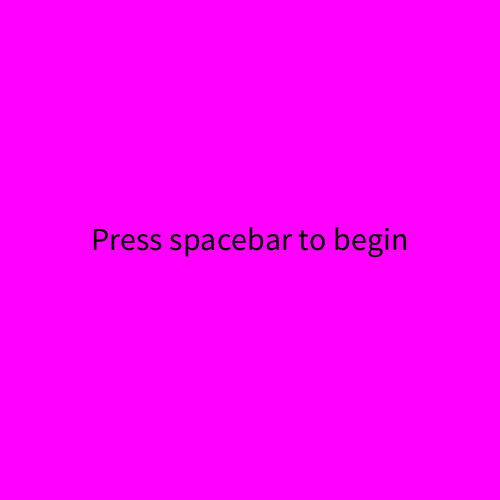
Frame 1 (no input)
Frame 60 (the mouse pressed at the canvas centre just before this capture): identical to frame 1, image omitted
Frame 120 (the mouse held since frame 60 and released just before this capture): identical to frame 1, image omitted

The Processing sketch that drew this single still picture (run headless with seeded random() and noise(); from frame 60 on, the mouse is pressed at the canvas centre):

// Processing sketch: processing_154286
// ── processing_154286.pde

//0 means attract loop, 1 means game, 2 means game over
int state = 0;
int numStars = 500;
float[] dotX = new float[numStars];
float[] dotY = new float[numStars];
float[] velocity = new float [numStars];
float blackHoleX;
float blackHoleY;
float blackHoleVelocity;

void setup() { 
size(500, 500);
background(255, 0, 200); 

for(int i=0;i<numStars;i++){
dotX[i] = random(width);
dotY[i] = random(height);
velocity[i] = 5.0;
}
blackHoleX = width/2;
blackHoleY = height/2;
blackHoleVelocity = 8;
}

void draw() { 
  background(255, 0, 255);
  if (state == 0) {
    textSize(32);
    fill(0);
    textAlign (CENTER);
    text("Press spacebar to begin", width/2, height/2);
  }
    
  else if (state==1) {
  background(255, 0, 200);
  stroke(100, 255, 100);
  strokeWeight(10);
  for(int i=0; i<numStars; i++) {
  point(dotX[i], dotY[i]);
  dotX[i] += velocity[i];
  if( dotX[i] > width) {
  dotX[i] = 0;
  }
  }
  
  stroke(0);
  strokeWeight(25);
  point(blackHoleX, blackHoleY);
  blackHoleX += blackHoleVelocity;
  if(blackHoleX > width) {
    blackHoleX = 0;
  }
  for(int i=0;i<numStars;i++){
    if(dist(dotX[i],dotY[i],blackHoleX,blackHoleY) < 50) {
   dotY[i] = 0.9*dotY[i] + 0.1*blackHoleY;
   dotX[i] = 0.9*dotX[i] + 0.1*blackHoleX;

    }
  }
  } else {
    // game over
  }
}

void keyPressed() {
  
if(state == 0) {
 if (key == ' '){
   state = 1;
} 

} else if(state ==1) {
} else {
}
}
